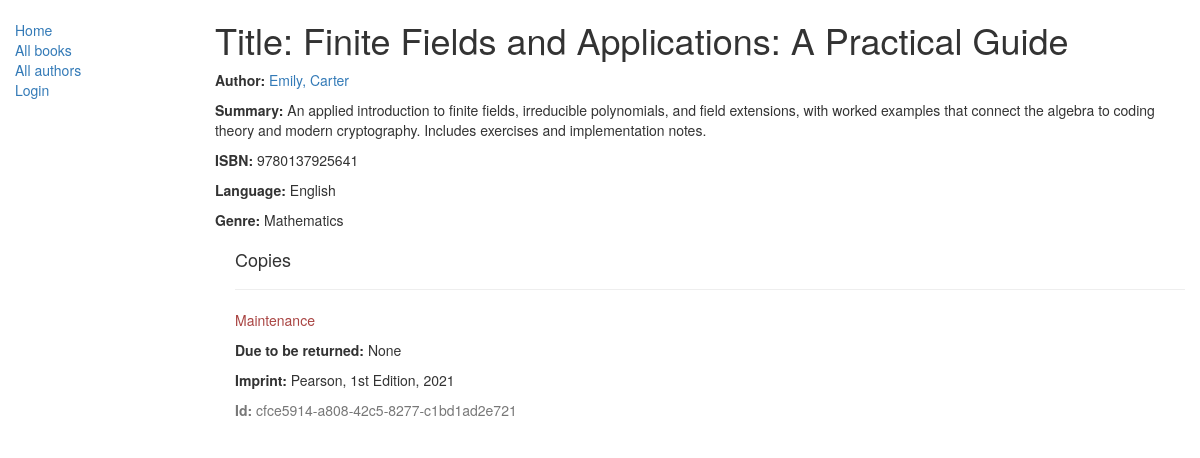
/catalog/book/2, run on the app's committed database.
### catalog/models.py (models this page shows, shortened)
class Book(models.Model):
    title = models.CharField(max_length=200)
    author = models.ForeignKey('Author', on_delete=models.SET_NULL, null=True)   # 当外键指向的author对象被删除时，引用它的记录字段（这里是ForeignKey）会被自动设为NULL
    summary = models.TextField(blank=True, null=True, max_length=1000,
                               help_text="Enter a brief description of the book")
    isbn = models.CharField("ISBN", max_length=13,
                            help_text='13 Character <a href="https://www.isbn-international.org/content/what-isbn">ISBN number</a>')
    genre = models.ManyToManyField(Genre, help_text="Select a genre for this book")
    language = models.ForeignKey('Language', on_delete=models.SET_NULL, null=True)
    class Meta:
        ordering = ['title', 'author']
    def display_genre(self):     # 用于显示genre（多对多情况下）正常不能显示在Book管理界面下的情况
        """
        Creates a string for the Genre. This is required to display genre in Admin.
        """
        return ', '.join([genre.name for genre in self.genre.all()[:3]])      # self.genre.all()[:3]找到对应实例的genre，然后拼接成字符串就可以使用了
    display_genre.short_description = 'Genre'    # 定义该方法的域字段名（列表头名）

class Author(models.Model):
    first_name = models.CharField(max_length=100)
    last_name = models.CharField(max_length=100)
    date_of_birth = models.DateField(null = True, blank=True)
    date_of_death = models.DateField(null = True, blank=True)
    class Meta:
        ordering = ['last_name', 'first_name']
    def __str__(self):
        return '%s, %s' %(self.last_name, self.first_name)

class Language(models.Model):
    name = models.CharField(
        max_length=200,
        unique=True,
        help_text="Enter the book's natural language (e.g. English, French, Japanese etc.)",
    )
    def __str__(self):
        return self.name
    class Meta:
        constraints = [
            models.UniqueConstraint(
                Lower('name'),
                name='language_name_case_insensitive_unique',
                violation_error_message="Language already exists (case insensitive match)"
            )
        ]

class Genre(models.Model):
    name = models.CharField(
        max_length=200,
        unique=True,
        help_text="Enter a book genre(e.g. Science Fiction, French Poetry etc.)")
    class Meta:
        constraints = [
            models.UniqueConstraint(
                Lower("name"),
                name='genre_name_case_insensitive_unique',
                violation_error_message = "Genre already exists (case insensitive match)"
            )
        ]
    def __str__(self):
        return self.name

class BookInstance(models.Model):
    id = models.UUIDField(primary_key=True, default=uuid.uuid4,
                          help_text="Unique ID for this particular book across whole library")
    book = models.ForeignKey(Book, on_delete=models.SET_NULL, null=True)
    imprint = models.CharField(max_length=200)
    due_back = models.DateField(null=True, blank=True)
    borrower = models.ForeignKey(User, on_delete=models.SET_NULL, null=True, blank=True)
    LOAN_STATUS = (
        ('m', 'Maintenance'),    # 数据库存 'm'，界面显示 Maintenance
        ('o', 'On loan'),
        ('a', 'Available'),
        ('r', 'Reserved'),
    )
    status = models.CharField(max_length=1, choices=LOAN_STATUS,
                              default='m', blank=True, help_text="Book availability")
    class Meta:
        ordering = ['due_back']
        permissions = (("can_mark_returned", "Set book as returned"),)     # 给表bookinstance添加一个权限，除了增删改查还可以 can_mark_returned（但显示选项是"Set book as returned"），没有实际作用也就是可以做身份识别，可能后续基于此身份识别可以做相应的功能

### catalog/views.py (the view)
# urls.py: path('book/<int:pk>', views.BookDetailView.as_view(), name='book-detail'),   # <int:pk>捕获book id，并令pk=book id传递给视图作为参数
class BookDetailView(generic.DetailView):  # 基于类的通用详情信息视图，类似于模板
    model =Book
    template_name = 'book_detail.html'

### catalog/templates/book_detail.html
{% extends "base_generic.html" %}
{% block content %}
  <h1>Title: {{ book.title }}</h1>
  <p><strong>Author:</strong> <a href="{% url 'author-detail' book.author.pk%}">{{ book.author }}</a></p>
  <p><strong>Summary:</strong> {{ book.summary }}</p>
  <p><strong>ISBN:</strong> {{ book.isbn }}</p>
  <p><strong>Language:</strong> {{ book.language }}</p>
  <p><strong>Genre:</strong> {% for genre in book.genre.all %} {{ genre }}{% if not forloop.last %}, {% endif %}{% endfor %}</p>
  <div style="margin-left:20px;margin-top:20px">
    <h4>Copies</h4>
    {% for copy in book.bookinstance_set.all %}
    <hr>
    <p class="{% if copy.status == 'a' %}text-success{% elif copy.status == 'm' %}text-danger{% else %}text-warning{% endif %}">{{ copy.get_status_display }}</p>
    {% if copy.status != 'a' %}<p><strong>Due to be returned:</strong> {{copy.due_back}}</p>{% endif %}
    <p><strong>Imprint:</strong> {{copy.imprint}}</p>
    <p class="text-muted"><strong>Id:</strong> {{copy.id}}</p>
    {% endfor %}
  </div>
{% endblock %}

### data on the page
Book: title "Finite Fields and Applications: A Practical Guide", author "Emily, Carter", summary "An applied introduction to finite fields, irreducible polynomials, and field extensions, with worked examples that connect the algebra to coding theory and modern cryptography. Includes exercises and implementation notes.", isbn "9780137925641", language "English"
Genre: name "Mathematics"
BookInstance: status "Maintenance", due_back "None", imprint "Pearson, 1st Edition, 2021", id "cfce5914-a808-42c5-8277-c1bd1ad2e721"
